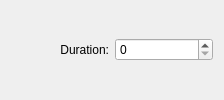
<?xml version="1.0" encoding="UTF-8"?>
<ui version="4.0">
 <class>CycleDurationConfigWidget</class>
 <widget class="QWidget" name="CycleDurationConfigWidget">
  <property name="geometry">
   <rect>
    <x>0</x>
    <y>0</y>
    <width>224</width>
    <height>100</height>
   </rect>
  </property>
  <property name="windowTitle">
   <string>Form</string>
  </property>
  <layout class="QHBoxLayout" name="horizontalLayout_2">
   <item>
    <layout class="QHBoxLayout" name="horizontalLayout">
     <item>
      <widget class="QLabel" name="label">
       <property name="text">
        <string>Duration:</string>
       </property>
       <property name="alignment">
        <set>Qt::AlignRight|Qt::AlignTrailing|Qt::AlignVCenter</set>
       </property>
      </widget>
     </item>
     <item>
      <widget class="QSpinBox" name="durationSpinBox">
       <property name="maximum">
        <number>1000000</number>
       </property>
      </widget>
     </item>
    </layout>
   </item>
  </layout>
 </widget>
 <resources/>
 <connections/>
</ui>
